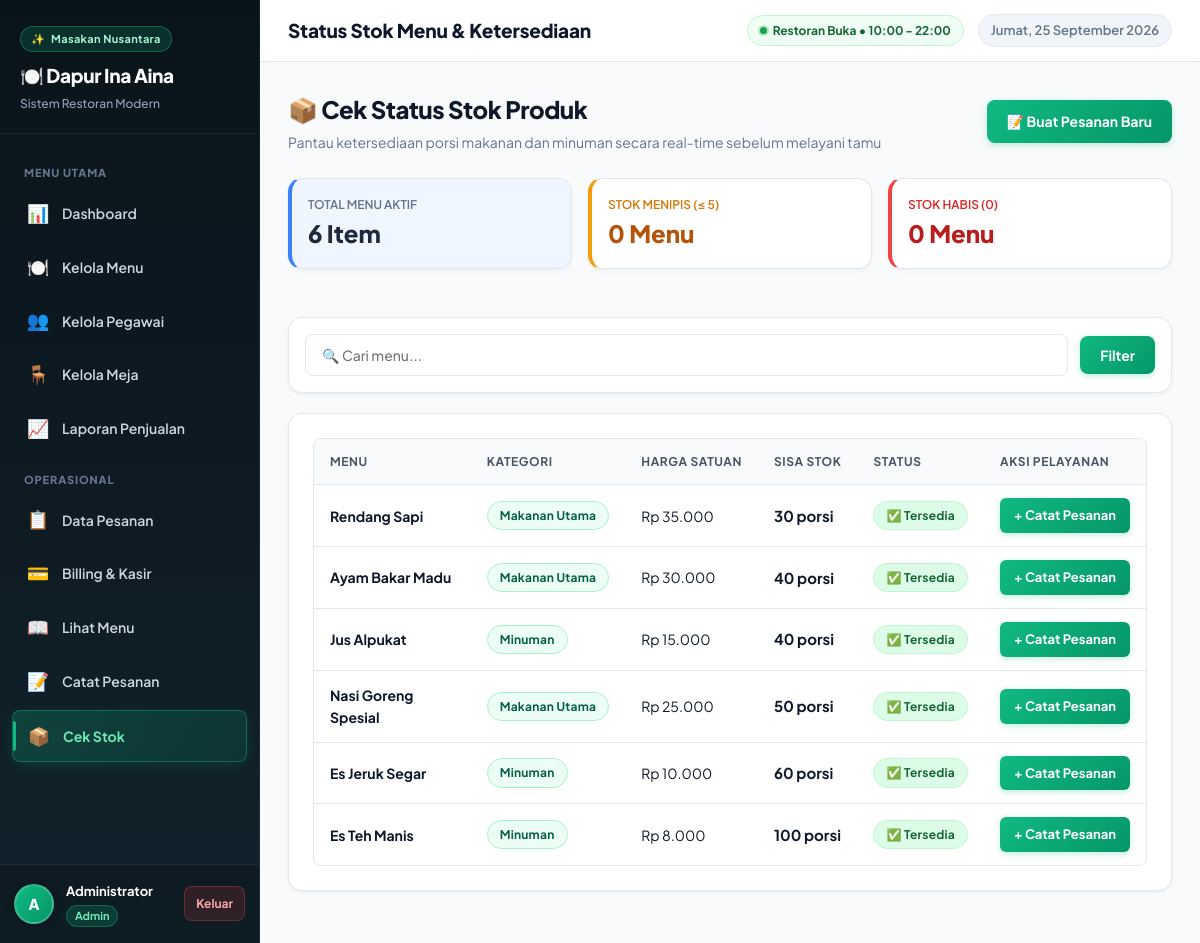
The page /cek_stok.php (signed in) on the database its author committed.
### tables this page shows
CREATE TABLE IF NOT EXISTS produk (
  id INT UNSIGNED AUTO_INCREMENT PRIMARY KEY,
  nama VARCHAR(100) NOT NULL,
  harga DECIMAL(10,2) NOT NULL,
  stok INT UNSIGNED NOT NULL DEFAULT 0,
  id_kategori INT UNSIGNED NOT NULL,
  gambar VARCHAR(255) NULL,
  aktif TINYINT(1) NOT NULL DEFAULT 1,
  CONSTRAINT fk_produk_kategori
    FOREIGN KEY (id_kategori) REFERENCES kategori(id)
    ON UPDATE CASCADE ON DELETE RESTRICT
);

CREATE TABLE IF NOT EXISTS kategori (
  id INT UNSIGNED AUTO_INCREMENT PRIMARY KEY,
  nama_kategori VARCHAR(30) NOT NULL
);

### cek_stok.php (the view, shortened to what this page needs)
<?php
$pdo = get_koneksi();
$filter = $_GET['filter'] ?? 'semua';
$search = trim($_GET['q'] ?? '');
$sql = "
    SELECT pr.*, k.nama_kategori
    FROM produk pr
    JOIN kategori k ON pr.id_kategori = k.id
    WHERE pr.aktif = 1
";
$params = [];
$sql .= " ORDER BY pr.stok ASC, pr.nama ASC";
$stmt = $pdo->prepare($sql);
$stmt->execute($params);
$items = $stmt->fetchAll();
$stat_habis = $pdo->query("SELECT COUNT(*) FROM produk WHERE aktif = 1 AND stok <= 0")->fetchColumn();
$stat_menipis = $pdo->query("SELECT COUNT(*) FROM produk WHERE aktif = 1 AND stok > 0 AND stok <= 5")->fetchColumn();
$stat_total = $pdo->query("SELECT COUNT(*) FROM produk WHERE aktif = 1")->fetchColumn();
require_once __DIR__ . '/includes/header.php';
?>
<div class="page-header" style="display:flex; justify-content:space-between; align-items:center; flex-wrap:wrap; gap:12px;">
    <div>
        <h1 class="page-title">📦 Cek Status Stok Produk</h1>
        <p class="text-muted">Pantau ketersediaan porsi makanan dan minuman secara real-time sebelum melayani tamu</p>
    </div>
    <div>
        <a href="catat_pesanan.php" class="btn btn-primary">
            📝 Buat Pesanan Baru
        </a>
    </div>
</div>
<div style="display: grid; grid-template-columns: repeat(auto-fit, minmax(200px, 1fr)); gap: 16px; margin-bottom: 24px;">
    <a href="cek_stok.php?filter=semua" style="text-decoration:none;">
        <div class="card" style="padding: 16px; border-left: 4px solid #3b82f6; <?= $filter === 'semua' ? 'background:#eff6ff;' : '' ?>">
            <div style="font-size: 12px; color: #64748b; font-weight:600; text-transform:uppercase;">Total Menu Aktif</div>
            <div style="font-size: 24px; font-weight: 800; color: #1e293b;"><?= $stat_total ?> Item</div>
        </div>
    </a>
    <a href="cek_stok.php?filter=menipis" style="text-decoration:none;">
        <div class="card" style="padding: 16px; border-left: 4px solid #f59e0b; <?= $filter === 'menipis' ? 'background:#fffbeb;' : '' ?>">
            <div style="font-size: 12px; color: #d97706; font-weight:600; text-transform:uppercase;">Stok Menipis (≤ 5)</div>
            <div style="font-size: 24px; font-weight: 800; color: #b45309;"><?= $stat_menipis ?> Menu</div>
        </div>
    </a>
    <a href="cek_stok.php?filter=habis" style="text-decoration:none;">
        <div class="card" style="padding: 16px; border-left: 4px solid #ef4444; <?= $filter === 'habis' ? 'background:#fef2f2;' : '' ?>">
            <div style="font-size: 12px; color: #dc2626; font-weight:600; text-transform:uppercase;">Stok Habis (0)</div>
            <div style="font-size: 24px; font-weight: 800; color: #b91c1c;"><?= $stat_habis ?> Menu</div>
        </div>
    </a>
</div>
<div class="card" style="margin-bottom: 20px; padding: 16px;">
    <form method="GET" action="cek_stok.php" style="display:flex; gap:12px; flex-wrap:wrap; align-items:center;">
        <div style="flex:1; min-width:240px;">
            <input type="text" name="q" value="<?= htmlspecialchars($search) ?>" placeholder="🔍 Cari menu..." class="form-control">
        </div>
        <button type="submit" class="btn btn-primary">Filter</button>
    </form>
</div>
<div class="card">
    <div class="table-responsive">
        <table class="table">
            <thead>
                <tr>
                    <th>Menu</th>
                    <th>Kategori</th>
                    <th>Harga Satuan</th>
                    <th>Sisa Stok</th>
                    <th>Status</th>
                    <th>Aksi Pelayanan</th>
                </tr>
            </thead>
            <tbody>
                <?php if (empty($items)): ?>
                    <tr>
                        <td colspan="6" class="text-center" style="padding: 24px; color: #64748b;">
                            Tidak ada data produk yang sesuai.
                        </td>
                    </tr>
                <?php else: ?>
                    <?php foreach ($items as $item):
                        $isHabis = ($item['stok'] <= 0);
                        $isMenipis = ($item['stok'] > 0 && $item['stok'] <= 5);
                    ?>
                    <tr style="<?= $isHabis ? 'background: #fef2f2;' : ($isMenipis ? 'background: #fffbeb;' : '') ?>">
                        <td><strong><?= htmlspecialchars($item['nama']) ?></strong></td>
                        <td><span class="badge badge-info"><?= htmlspecialchars($item['nama_kategori']) ?></span></td>
                        <td>Rp <?= number_format($item['harga'], 0, ',', '.') ?></td>
                        <td>
                            <strong style="font-size: 15px;"><?= $item['stok'] ?> porsi</strong>
                        </td>
                        <td>
                            <?php if ($isHabis): ?>
                                <span class="badge badge-danger">❌ Habis (Jangan Dijual)</span>
                            <?php elseif ($isMenipis): ?>
                                <span class="badge badge-warning">⚠️ Segera Habis (Sisa <?= $item['stok'] ?>)</span>
                            <?php else: ?>
                                <span class="badge badge-success">✅ Tersedia</span>
                            <?php endif; ?>
                        </td>
                        <td>
                            <?php if (!$isHabis): ?>
                                <a href="catat_pesanan.php?tambah_id=<?= $item['id'] ?>" class="btn btn-sm btn-primary">
                                    + Catat Pesanan
                                </a>
                            <?php else: ?>
                                <span class="text-muted" style="font-size: 12px;">Informasikan ke Tamu</span>
                            <?php endif; ?>
                        </td>
                    </tr>
                    <?php endforeach; ?>
                <?php endif; ?>
            </tbody>
        </table>
    </div>
</div>
<?php require_once __DIR__ . '/includes/footer.php'; ?>

### assets/css/style.css (style rules this page uses)
:root { --hijau: #10b981; --hijau-light: #ecfdf5; --hijau-mid: #34d399; --hijau-dark: #059669; --hijau-deep: #047857; --hijau-text: #065f46; --amber: #f59e0b; --amber-dark: #d97706; --amber-light: #fef3c7; --amber-text: #92400e; --orange: #ea580c; --orange-light: #ffedd5; --merah: #ef4444; --merah-dark: #dc2626; --merah-light: #fee2e2; --merah-text: #991b1b; --ungu: #6366f1; --ungu-dark: #4f46e5; --ungu-light: #e0e7ff; --ungu-text: #3730a3; --biru: #3b82f6; --biru-dark: #2563eb; --biru-light: #dbeafe; --biru-text: #1e40af; --kuning: #f59e0b; --slate-950: #020617; --slate-900: #0f172a; --slate-850: #131c31; --slate-800: #1e293b; --slate-700: #334155; --slate-600: #475569; --slate-500: #64748b; --slate-400: #94a3b8; --slate-300: #cbd5e1; --slate-200: #e2e8f0; --slate-100: #f1f5f9; --slate-50: #f8fafc; --bg: #f8fafc; --card: #ffffff; --text: #0f172a; --text-muted: #64748b; --border: #e2e8f0; --border-subtle: #f1f5f9; --radius-sm: 8px; --radius: 14px; --radius-lg: 18px; --radius-xl: 24px; --radius-full: 9999px; --shadow-xs: 0 1px 2px rgba(15, 23, 42, 0.04); --shadow-sm: 0 2px 4px rgba(15, 23, 42, 0.04), 0 1px 2px rgba(15, 23, 42, 0.02); --shadow: 0 4px 12px -1px rgba(15, 23, 42, 0.06), 0 2px 4px -2px rgba(15, 23, 42, 0.03); --shadow-md: 0 10px 25px -4px rgba(15, 23, 42, 0.07), 0 4px 8px -3px rgba(15, 23, 42, 0.04); --shadow-lg: 0 20px 35px -8px rgba(15, 23, 42, 0.09), 0 8px 16px -6px rgba(15, 23, 42, 0.05); --sidebar-w: 260px; --transition: all 0.22s cubic-bezier(0.16, 1, 0.3, 1); }
*, *::before, *::after { box-sizing: border-box; margin: 0; padding: 0; }
body { font-family: 'Plus Jakarta Sans', -apple-system, BlinkMacSystemFont, "Segoe UI", Roboto, sans-serif; background: var(--bg); color: var(--text); line-height: 1.6; -webkit-font-smoothing: antialiased; -moz-osx-font-smoothing: grayscale; }
.page-header { display: flex; justify-content: space-between; align-items: center; flex-wrap: wrap; gap: 16px; margin-bottom: 24px; }
.page-header h1, .page-header .page-title { font-size: 24px; font-weight: 800; color: var(--text); letter-spacing: -0.02em; }
.page-header .text-muted { font-size: 14px; color: var(--text-muted); margin-top: 3px; }
.card { background: var(--card); border: 1px solid var(--border); border-radius: var(--radius); padding: 24px; margin-bottom: 24px; box-shadow: var(--shadow-sm); transition: var(--transition); }
.table-wrapper, .table-responsive { overflow-x: auto; border-radius: var(--radius-sm); border: 1px solid var(--border); background: #ffffff; }
table, .table { width: 100%; border-collapse: collapse; font-size: 14px; text-align: left; }
th, td { padding: 13px 16px; border-bottom: 1px solid var(--border); }
th { background: #f8fafc; font-weight: 700; color: var(--slate-600); font-size: 12px; text-transform: uppercase; letter-spacing: 0.05em; white-space: nowrap; }
tr:last-child td { border-bottom: none; }
tbody tr { transition: background-color 0.15s ease; }
.badge { display: inline-flex; align-items: center; gap: 5px; padding: 4px 12px; border-radius: var(--radius-full); font-size: 12px; font-weight: 700; white-space: nowrap; letter-spacing: 0.02em; }
.badge-info { background: #ecfdf5; color: #065f46; border: 1px solid #a7f3d0; }
.badge-success { background: #dcfce7; color: #166534; border: 1px solid #bbf7d0; }
.form-control, .field input, .field select, .field textarea { width: 100%; padding: 11px 16px; border-radius: var(--radius-sm); border: 1px solid var(--border); font-size: 14px; font-family: inherit; font-weight: 500; color: var(--text); background: #ffffff; transition: var(--transition); outline: none; }
button, .btn { padding: 10px 20px; border-radius: var(--radius-sm); border: none; font-weight: 700; font-size: 14px; font-family: inherit; cursor: pointer; color: #fff; background: var(--hijau); background: linear-gradient(135deg, #10b981 0%, #059669 100%); transition: var(--transition); text-decoration: none; display: inline-flex; align-items: center; justify-content: center; gap: 8px; white-space: nowrap; box-shadow: 0 2px 6px rgba(16, 185, 129, 0.25); }
.btn-primary { background: linear-gradient(135deg, #10b981 0%, #059669 100%); color: #fff; }
.btn-sm { padding: 7px 14px; font-size: 13px; border-radius: 6px; }
.text-muted { color: var(--text-muted); }

### rows shown on the page
produk: nama "Rendang Sapi", id_kategori.nama_kategori "Makanan Utama", harga "35.000", stok "30", shows "✅ Tersedia"
produk: nama "Ayam Bakar Madu", id_kategori.nama_kategori "Makanan Utama", harga "30.000", stok "40", shows "✅ Tersedia"
produk: nama "Jus Alpukat", id_kategori.nama_kategori "Minuman", harga "15.000", stok "40", shows "✅ Tersedia"
produk: nama "Nasi Goreng Spesial", id_kategori.nama_kategori "Makanan Utama", harga "25.000", stok "50", shows "✅ Tersedia"
produk: nama "Es Jeruk Segar", id_kategori.nama_kategori "Minuman", harga "10.000", stok "60", shows "✅ Tersedia"
produk: nama "Es Teh Manis", id_kategori.nama_kategori "Minuman", harga "8.000", stok "100", shows "✅ Tersedia"

### other values the page prints
$item['label'] "MENU UTAMA"
$item['icon'] "📊"
$item['text'] "Dashboard"
$item['icon'] "🍽️"
$item['text'] "Kelola Menu"
$item['icon'] "👥"
$item['text'] "Kelola Pegawai"
$item['icon'] "🪑"
$item['text'] "Kelola Meja"
$item['icon'] "📈"
$item['text'] "Laporan Penjualan"
$item['label'] "OPERASIONAL"
$item['icon'] "📋"
$item['text'] "Data Pesanan"
$item['icon'] "💳"
